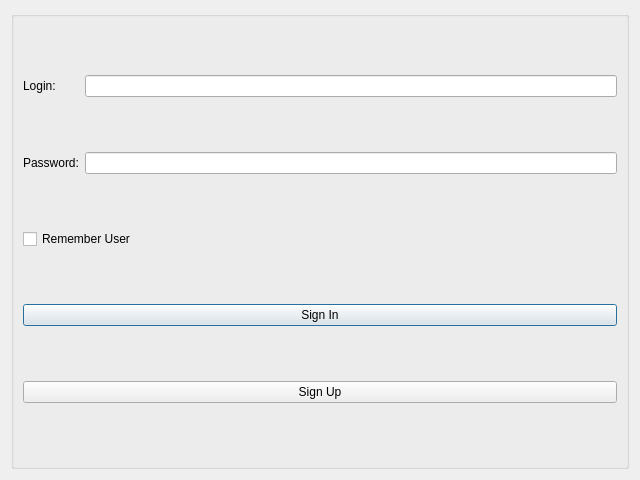
<?xml version="1.0" encoding="UTF-8"?>
<ui version="4.0">
 <class>AuthWindow</class>
 <widget class="QDialog" name="AuthWindow">
  <property name="geometry">
   <rect>
    <x>0</x>
    <y>0</y>
    <width>640</width>
    <height>480</height>
   </rect>
  </property>
  <property name="windowTitle">
   <string>Dialog</string>
  </property>
  <layout class="QHBoxLayout" name="horizontalLayout">
   <item>
    <widget class="QGroupBox" name="groupBox">
     <property name="title">
      <string/>
     </property>
     <layout class="QGridLayout" name="gridLayout">
      <item row="0" column="0">
       <widget class="QLabel" name="label">
        <property name="text">
         <string>Login:</string>
        </property>
       </widget>
      </item>
      <item row="0" column="1">
       <widget class="QLineEdit" name="lineLogin"/>
      </item>
      <item row="1" column="0">
       <widget class="QLabel" name="label_2">
        <property name="text">
         <string>Password:</string>
        </property>
       </widget>
      </item>
      <item row="1" column="1">
       <widget class="QLineEdit" name="linePasswd">
        <property name="echoMode">
         <enum>QLineEdit::Password</enum>
        </property>
       </widget>
      </item>
      <item row="2" column="0" colspan="2">
       <widget class="QCheckBox" name="checkBox">
        <property name="text">
         <string>Remember User</string>
        </property>
       </widget>
      </item>
      <item row="3" column="0" colspan="2">
       <widget class="QPushButton" name="btnSignIn">
        <property name="text">
         <string>Sign In</string>
        </property>
       </widget>
      </item>
      <item row="4" column="0" colspan="2">
       <widget class="QPushButton" name="btnSignUp">
        <property name="text">
         <string>Sign Up</string>
        </property>
       </widget>
      </item>
     </layout>
    </widget>
   </item>
  </layout>
 </widget>
 <resources/>
 <connections/>
</ui>
